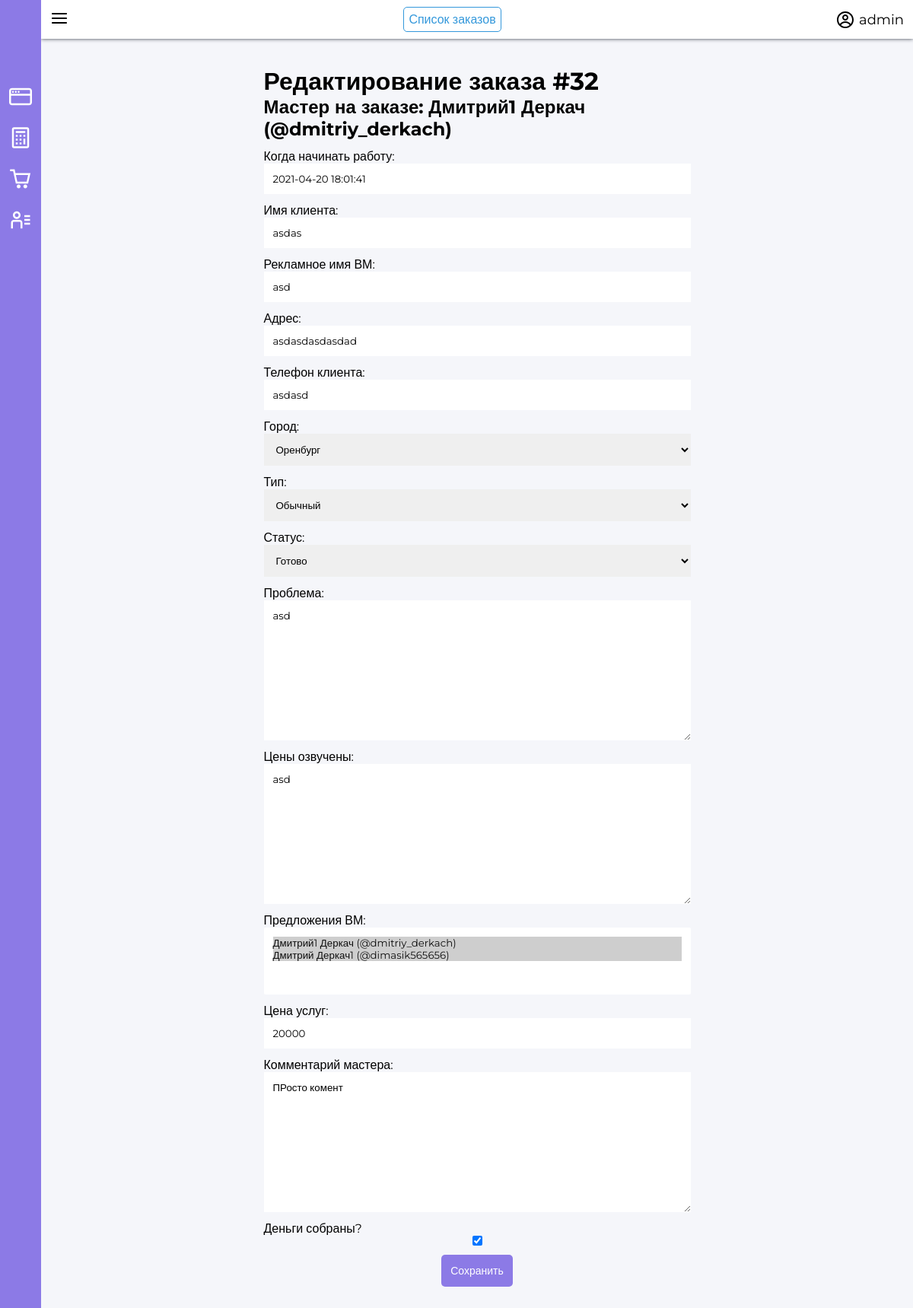
Before: /orders/32 (signed in) with the older database file.
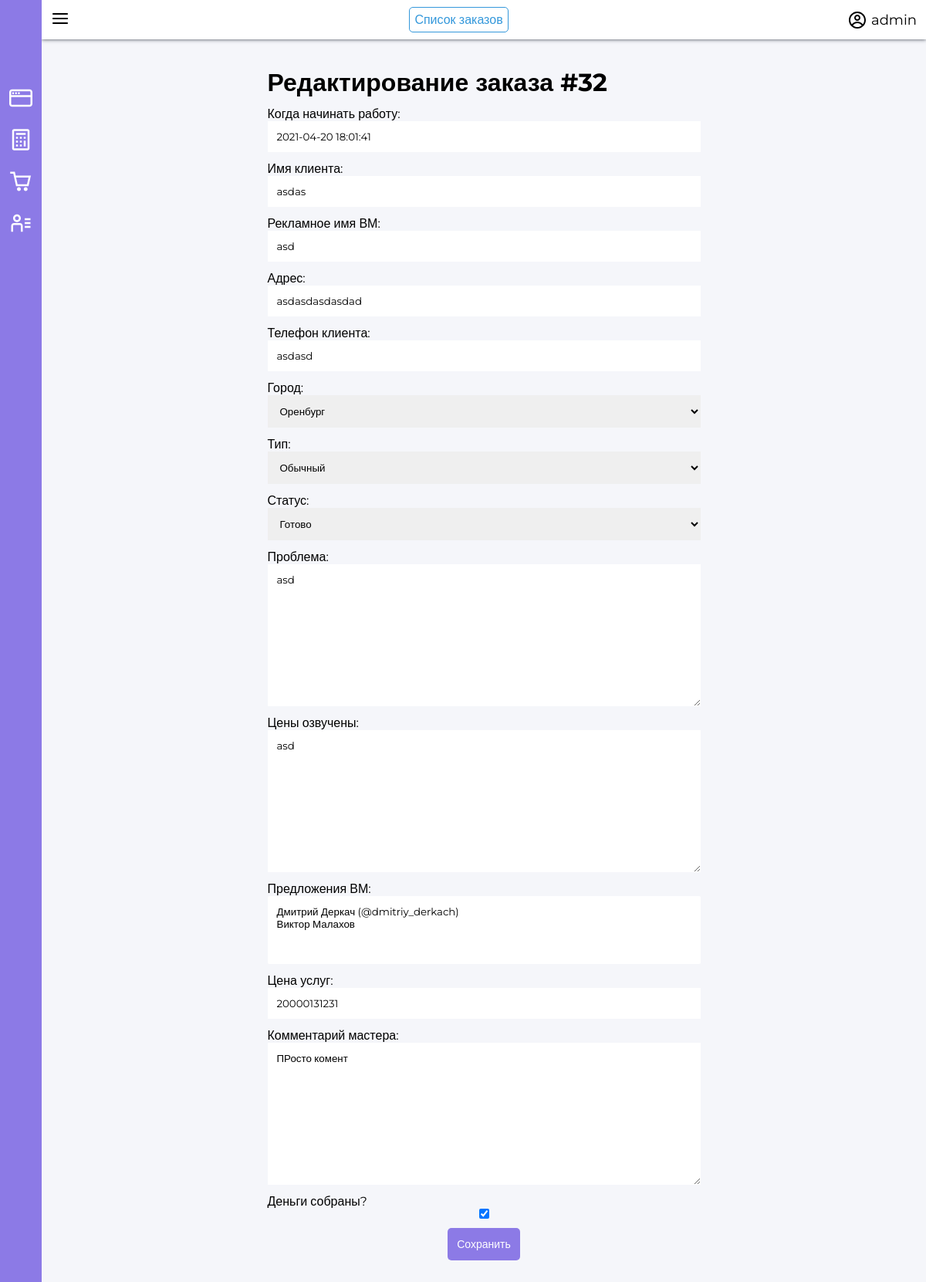
After: the same page with the newer database file.
### app/models.py (models this page shows, shortened)
class Order(models.Model):
    class Meta:
        verbose_name = "Заказ"
        verbose_name_plural = "Заказы"
    TypeChoice = (
        ('G', 'Гарантия'),
        ('N', 'Обычный'),
    )
    StatusChoice = (
        ('R', 'Готово'),
        ('W', 'Ждет'),
        ('C', 'Отменен'),
        ('J', 'В работе'),
        ('M', 'Модернизация')
    )
    create_date = models.DateTimeField(verbose_name='Дата и время создания заказа.', auto_now_add=True)
    working_date = models.DateTimeField(verbose_name='Когда начинать работу', blank=True, default=timezone.now()+timezone.timedelta(hours=1))
    closing_date = models.DateTimeField(verbose_name='Дата и время закрытия заказа.', null=True, blank=True)
    client_name = models.CharField(max_length=256, verbose_name='Имя клиента', blank=True, default='')
    master_advert_name = models.CharField(max_length=128,verbose_name='Рекламное имя ВМ', blank=True, null=True)
    client_adress = models.CharField(max_length=256, verbose_name='Адрес', blank=True, default='')
    client_phone = models.CharField(max_length=128, verbose_name='Телефон клиента', blank=True, default='')
    client_city = models.ForeignKey(
        to=City,
        related_name='client_city',
        related_query_name='client_cities',
        verbose_name='Город',
        null=True,
        on_delete=models.SET_NULL
    )
    order_type = models.CharField(max_length=1, verbose_name='Тип', choices=TypeChoice, default='N')
    order_status = models.CharField(max_length=1, verbose_name='Статус', choices=StatusChoice, default='W')
    comment = models.TextField(verbose_name='Проблема', blank=True, default='')
    announced_amounts = models.TextField(verbose_name='Цены озвучены', blank=True, default='')
    master = models.ForeignKey(
        TelegramProfile,
        on_delete=models.SET_NULL,
        related_name='orders',
        related_query_name='order',
        limit_choices_to={'is_master': True},
        verbose_name='ВМ',
        blank=True,
        null=True
    )
    master_requests = models.ManyToManyField(
        TelegramProfile,
        related_name='orders_request',
        related_query_name='order_request',
        limit_choices_to={'is_master': True},
        blank=True,
        verbose_name='Предложения ВМ',
    )
    amount = models.PositiveIntegerField(verbose_name='Цена услуг', default=0)
    master_comment = models.TextField(verbose_name='Комментарий мастера', blank=True, default='')
    cashed = models.BooleanField(verbose_name='Деньги собраны?', default=False, blank=True)
    cached_master_percent = models.FloatField(verbose_name='Процент мастера.', default=0, blank=True)

class TelegramProfile(models.Model):
    class Meta:
        verbose_name = "Телеграм профиль"
        verbose_name_plural = "Телеграм профиля"
    telegram_first_name = models.CharField(
        max_length=128, verbose_name='Имя')
    telegram_last_name = models.CharField(
        max_length=128, verbose_name='Фамилия', blank=True, null=True)
    telegram_username = models.CharField(
        max_length=128, verbose_name='Telegram имя пользователя', blank=True, null=True)
    telegram_chat_id = models.CharField(max_length=128, verbose_name='Telegram id чата', unique=True)
    is_master = models.BooleanField(verbose_name='Является мастером?', blank=True, default=False)
    is_operator = models.BooleanField(verbose_name='Является оператором?', blank=True, default=False)
    percents = models.CharField(max_length=512, verbose_name='Проценты', help_text='[от-до%процент, от-до%процент...]. Если интервалы пересекаются, будет выбран первый в списке.', blank=False, default='0-2999%35,3000-999999%50') #amountFrom-amountTo%percent,amountFrom-amountTo%percent,amountFrom-amountTo%percent
    def __str__(self):
        string = self.telegram_first_name + ' ' + self.telegram_last_name
        if self.telegram_username:
            string += ' (@' + self.telegram_username + ')'
        return string

### app/views.py (the view, shortened to what this page needs)
# urls.py: path('orders/<int:pk>', views.OrderUpdateView.as_view(), name='orders/detail'),
class OrderUpdateView(LoginRequiredMixin, UpdateView):
    login_url = reverse_lazy('login')
    redirect_field_name = 'login'
    template_name = 'order_detail.html'
    model = models.Order
    form_class = forms.OrderUpdateForm

### app/forms.py
class OrderUpdateForm(forms.ModelForm):
    class Meta:
        model = models.Order
        fields = '__all__'
        exclude = ['closing_date', 'master', 'cached_master_percent']
    def __init__(self, *args, **kwargs):
        super().__init__(*args, **kwargs)
        self.fields['working_date'].widget.attrs['type'] = 'datetime-local'

### app/models.py (called while the page is built)
    def __str__(self):
        return self.title

### templates/order_detail.html (shortened to what this page needs)
{% extends 'base.html' %}
{% block header %}
<a href="{% url 'orders' %}" class="button-primary">Список заказов</a>
{% endblock %}
{% block content %}
<div class="container pb-5">
    <div class="form_wrapper">
        <h1>Редактирование заказа #{{ order.id }}</h1>
        {% if order.master %}
        <h2>Мастер на заказе: {{ order.master }}</h2>
        {% endif %}
        <form method="POST">
            {{form}}
            <input type="submit" value="Сохранить">
        </form>
    </div>
</div>
{% endblock %}

Changed rows visible on the page:
changed Order "asdas": amount "20000" → "20000131231"; master_id 1 → empty (drawn); master "Дмитрий1 Деркач (@dmitriy_derkach)" → (not shown)
Other visible differences:
form field master_requests: "Дмитрий1 Деркач (@dmitriy_derkach) ☑ / Дмитрий Деркач1 (@dimasik565656) ☑" → "Дмитрий Деркач (@dmitriy_derkach) / Виктор Малахов"
text no longer shown: "Мастер на заказе:"
